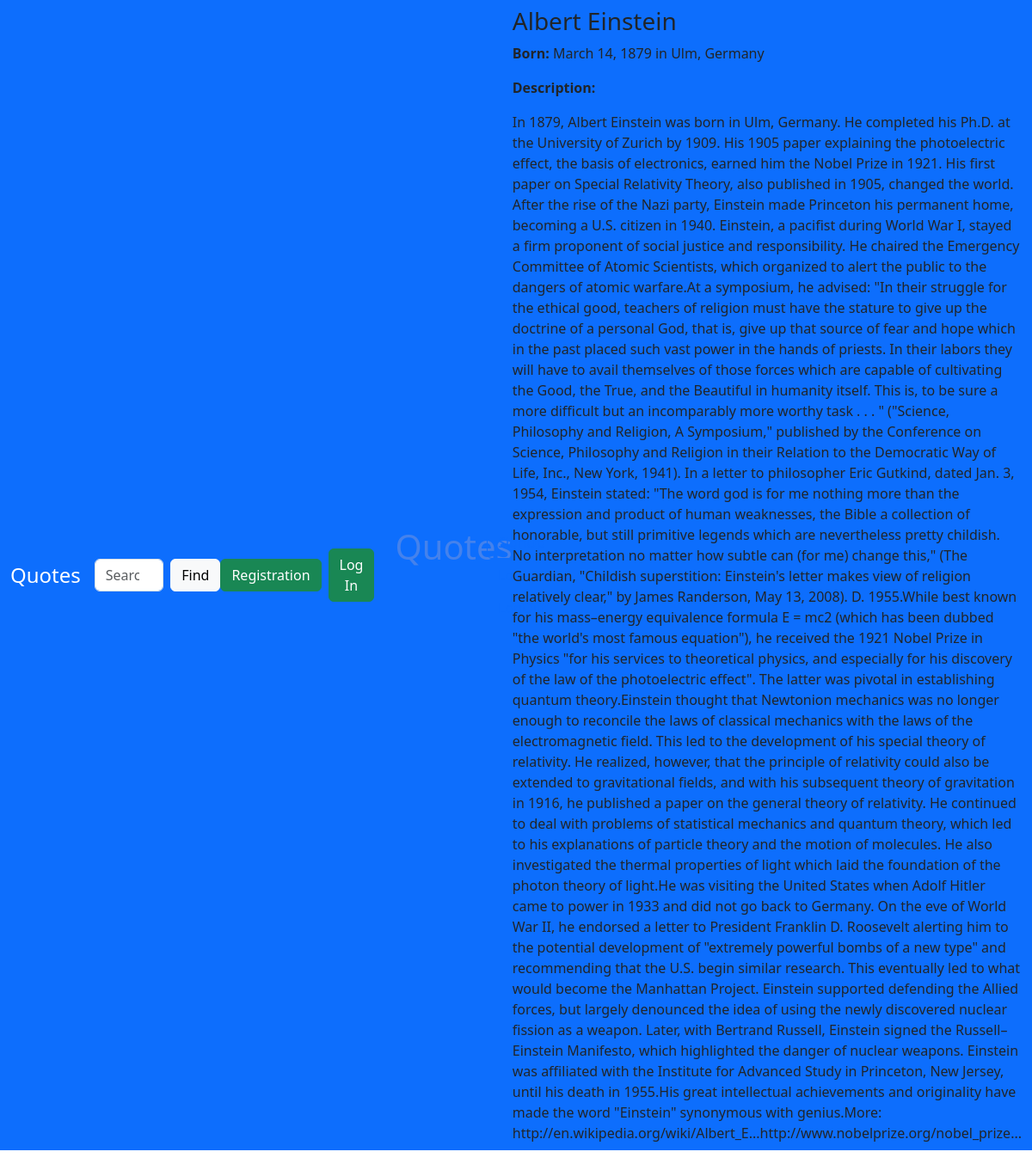
Screenshot of /author/3 with the database file from the repository.
### quotes/models.py (models this page shows, shortened)
class Author(models.Model):
    fullname = models.CharField(max_length=50)
    date_born = models.CharField(max_length=50)
    born_location = models.CharField(max_length=150)
    bio = models.TextField()
    created_at = models.DateTimeField(auto_now_add=True)

### quotes/views.py (the view)
# urls.py: path('author/<int:_id>', views.author_about, name='author_about'),
def author_about(request, _id):
    author = Author.objects.get(pk=_id)
    return render(request, 'quotes/author.html', context={'author': author})

### quotes/templates/quotes/author.html
{%extends "quotes/base.html"%}
{% load extract %}
{% block content %}
<div class="author-details">
    <h3 class="author-title">{{author.fullname}}</h3>
        <p><strong>Born:</strong> <span class="author-born-date">{{author.date_born}}</span> <span
                class="author-born-location">{{author.born_location}}</span></p>
        <p><strong>Description:</strong></p>
        <div class="author-description">{{author.bio}}</div>
</div>
{% endblock %}

### quotes/static/quotes/style.css (style rules this page uses)
* { -webkit-box-sizing: border-box; -moz-box-sizing: border-box; box-sizing: border-box; }

### rows the page displays
Author: fullname "Albert Einstein", date_born "March 14, 1879", born_location "in Ulm, Germany", bio "In 1879, Albert Einstein was born in Ulm, Germany. He completed his Ph.D. at the University of Zurich by 1909. His 1905 paper explaining the photoelectric effect, the basis of electronics, earned him the Nobel Prize in 1921. His first paper on Special Relativity Theory, also published in 1905, changed the world. After the rise of the Nazi party, Einstein made Princeton his permanent home, becoming a U.S. citizen in 1940. Einstein, a pacifist during World War I, stayed a firm proponent of social justice and responsibility. He chaired the Emergency Committee of Atomic Scientists, which organized to alert the public to the dangers of atomic warfare.At a symposium, he advised: \"In their…"
